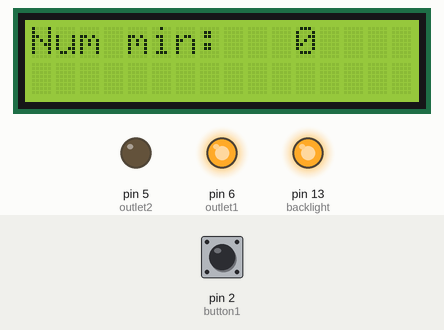
The sketch below on a simulated Arduino Uno, built with avr-gcc and run on an emulated ATmega328P. Shown: 16×2 character LCD, output pins drawn as LEDs (lit = HIGH). Inputs (shaded band) come from the test bench; at power-on: pin 2 (button1) HIGH. What the sketch prints to the serial monitor is not drawn.

Above: at 0.1 s.
At 6.1 s:
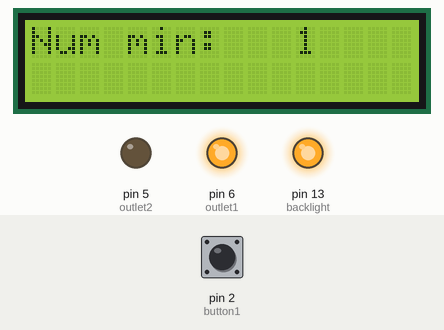
At 12.1 s:
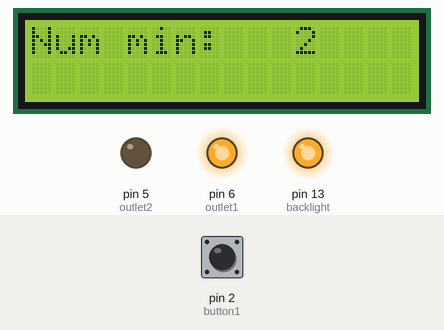
At 30.2 s:
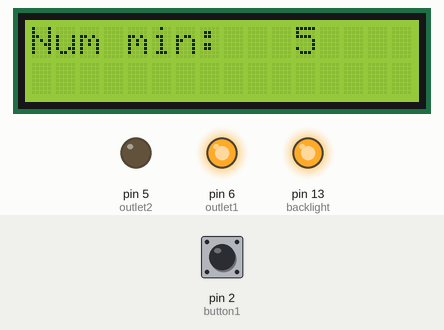
Timing chart, 0 to 31.7 s (numbered marks = the images above):
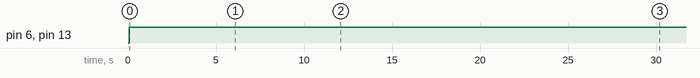

Measured:
- by itself, pin 6 (outlet1), pin 13 (backlight): LOW → HIGH at 0.07 s
- by itself, everything shown: repeats every 36.0 s, in 6 steps
- what the display in image 1 shows lasts 6.0 s, from 6.1 s to 12.1 s

The sketch:

OutletTimerSketch.ino
```cpp
/*
 Brief Outlet Shutoff Sketch for the Portlet

 Demonstrates the use a Portlet as a safety shutoff device

 */

// include the library code for the LCD:
#include <LiquidCrystal.h>

// initialize the library with the numbers of the interface pins for LCD control
LiquidCrystal lcd(11, 12, 7, 8, 9, 10);

// define the switches and outputs
const int button1 = 2;
const int button2 = 3;

//buttonThree and buttonFour are hooked to Analog
const int buttonThree = A2;
const int buttonFour = A3;

const int thermo1 = A0;
const int thermo2 = A1;

const int outlet1 = 6;
const int outlet2 = 5;

//the LCD backlight is used as feedback to the user
const int backlight = 13;


void setup() {
  // set up the LCD's number of columns and rows:
  lcd.begin(16, 2);

  //define buttons as inputs and outlets as outputs
  pinMode(button1, INPUT);
  pinMode(button2, INPUT);

  pinMode(outlet1, OUTPUT);
  pinMode(outlet2, OUTPUT);
  pinMode(backlight, OUTPUT);

  //enable serial for troubleshooting
  Serial.begin(9600);

}

void loop() {
  // prepare LCD
  lcd.clear();
  lcd.setCursor(0, 0);
  lcd.print("Press 1  ");
  lcd.setCursor(0, 1);
  lcd.print("to Start  ");

  //make sure both outlets are off
  digitalWrite(outlet1, LOW);
  digitalWrite(outlet2, LOW);

  //turn the backlight on for ease of reading
  digitalWrite(backlight,HIGH);

  //do nothing loop until a button is pressed
  while(digitalRead(button1) == LOW);

  //turn outlet 1 on
  digitalWrite(outlet1, HIGH);
  //start the timer
  int time_in_minutes = 6;
  for(int x = 0; x < time_in_minutes; x++){
    //print number of minutes elapsed
    lcd.clear();
    lcd.home();
    lcd.print("Num min:   ");
    lcd.print(x);
    lcd.print("    ");
    //pause for 1 minute
    delay(6000);
    //for fun, send the number of minutes elapsed over the serial
    Serial.println(x);
  }

}
```
